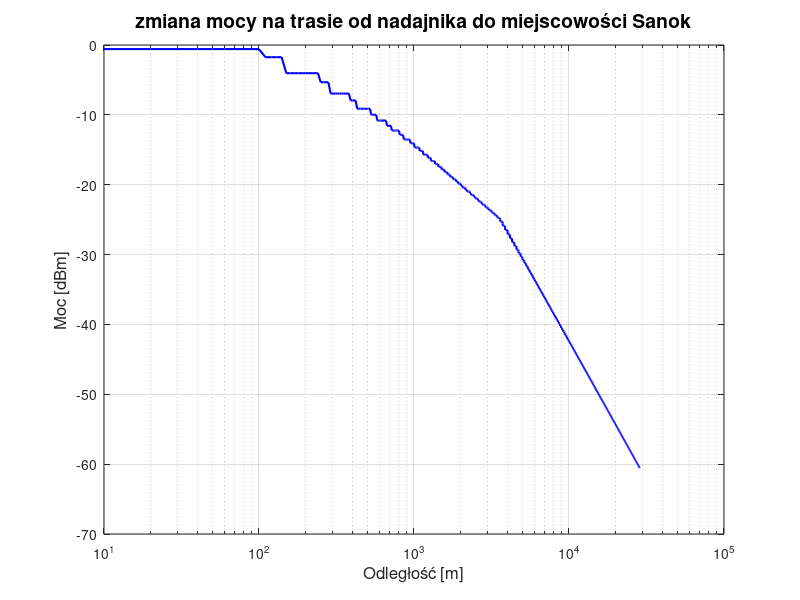

The MATLAB source for this figure:
% Wczytanie danych z pliku
data = load('emd.dat');

% Podział danych na kolumny
distance = data(:, 1);  % odległość w metrach
power_dBm = data(:, 2); % moc w dBm

% Tworzenie wykresu
figure;
semilogx(distance, power_dBm, 'b-', 'LineWidth', 1.5);

% Ustawienia osi i etykiet
xlabel('Odległość [m]', 'FontSize', 12);
ylabel('Moc [dBm]', 'FontSize', 12);
title('zmiana mocy na trasie od nadajnika do miejscowości Sanok', 'FontSize', 14);
grid on;

% Dopasowanie wyglądu
set(gca, 'FontSize', 10);

% Opcjonalnie: odwrócenie osi Y (jeśli wartości dBm są ujemne)
% set(gca, 'YDir', 'reverse');
